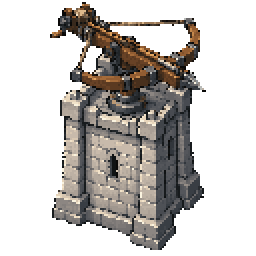
#> input picture archive_assets/towers/ballista/gamelab-20261017/SE_approved_master.png, 128 x 128 px (shown 2 times larger)
$ python prepare.py
#> lines starting #> are read from the running program, lines starting #| are printed output that depends on the picture
#!/usr/bin/env python3
"""Assemble approved Ballista stills; offline Pillow tooling, never game code."""
from pathlib import Path
import hashlib
import json
import math
import zipfile
from PIL import Image, ImageDraw

OUT = Path(__file__).resolve().parent
SOURCE = OUT.parent
ORDER = ["N", "NE", "E", "SE", "S", "SW", "W", "NW"]
CANVAS = (192, 192)
OFFSET = (32, 32)
SWIVEL = (96, 84)
PLANE = (96, 63)
GROUND = (96, 157)
BACKGROUND = (48, 65, 51, 255)
# Measured native stock-axis landmarks. Cardinal views need different projected
# x/y scales: this is perspective normalization, never in-plane rotation.
WORLD_LENGTH = math.hypot(61, 61)
LANDMARKS = {
    "N": {"rear": (64, 83), "tip": (64, 16), "pivot": (64, 58), "scale": (78 / 99, 55 / 67)},
    "NE": {"rear": (29, 77), "tip": (103, 31), "pivot": (65, 56), "scale": (61 / 74, 38 / 46)},
    "E": {"rear": (16, 60), "tip": (116, 59), "pivot": (65, 59), "scale": (WORLD_LENGTH / 100, 48 / 73)},
    "SE": {"rear": (41, 7), "tip": (102, 45), "pivot": (64, 31), "scale": (1, 1)},
    "S": {"rear": (66, 25), "tip": (66, 93), "pivot": (66, 62), "scale": (78 / 94, 55 / 68)},
    "SW": {"rear": (98, 33), "tip": (23, 75), "pivot": (62, 57), "scale": (61 / 75, 38 / 42)},
    "W": {"rear": (106, 59), "tip": (15, 53), "pivot": (59, 56), "scale": (WORLD_LENGTH / 91, 48 / 68)},
    "NW": {"rear": (105, 79), "tip": (26, 22), "pivot": (65, 52), "scale": (61 / 79, 38 / 57)},
}
# Remove only the redundant dangling support in these generated views. The
# unrotating iron post belongs to base.png, so a view cannot move the socket.
SUPPORT_CUTS = {
    "N": (56, 86, 74, 105),
    "NE": (59, 70, 77, 87),
    "SW": (55, 78, 73, 92),
    "NW": (56, 75, 75, 94),
}


def digest(path):
    return hashlib.sha256(path.read_bytes()).hexdigest()


def palette_map(image, palette):
    mapping = {}
    result = image.copy()
    pixels = result.load()
    for y in range(image.height):
        for x in range(image.width):
            rgba = pixels[x, y]
            if not rgba[3]:
                pixels[x, y] = (0, 0, 0, 0)
                continue
            rgb = rgba[:3]
            if rgb not in mapping:
                mapping[rgb] = min(palette, key=lambda p: sum((a - b) ** 2 for a, b in zip(rgb, p)))
            pixels[x, y] = (*mapping[rgb], 255)
    return result


def fixed_base(master):
    # Keep the facade and foundation. Only the roof previously hidden by the
    # crossbow is repaired. The same base bytes are reused in every direction.
    native = Image.new("RGBA", (128, 128))
    draw = ImageDraw.Draw(native)
    ink = (32, 36, 39, 255)
    roof = (150, 142, 135, 255)
    light = (195, 185, 170, 255)
    dark = (91, 92, 95, 255)
    draw.polygon([(34, 49), (61, 41), (91, 48), (76, 60), (35, 55)], fill=ink)
    draw.polygon([(36, 49), (61, 43), (88, 49), (75, 57), (37, 54)], fill=roof)
    draw.line([(38, 49), (61, 44), (83, 49)], fill=light, width=1)
    draw.line([(45, 51), (67, 46), (81, 51)], fill=dark, width=1)
    native.alpha_composite(master.crop((0, 54, 128, 128)), (0, 54))
    for box in [(29, 46, 44, 54), (76, 48, 92, 54)]:
        native.alpha_composite(master.crop(box), box[:2])
    # A single circular lower socket and vertical mounting post, not generated
    # separately for each direction. The weapon joint is twenty pixels above it.
    draw.ellipse((56, 47, 73, 54), fill=ink)
    draw.ellipse((58, 48, 71, 52), fill=dark)
    draw.line([(59, 49), (69, 49)], fill=roof)
    draw.rectangle((61, 35, 67, 49), fill=ink)
    draw.rectangle((62, 36, 66, 48), fill=dark)
    draw.line([(62, 37), (62, 47)], fill=roof)
    draw.ellipse((60, 33, 68, 37), fill=ink)
    draw.line([(62, 34), (66, 34)], fill=roof)
    output = Image.new("RGBA", CANVAS)
    output.alpha_composite(native, OFFSET)
    return output


# [63 lines left out: functions source_se, remove_loose_pixels, draw_review, not called in this run]


def main():
    OUT.mkdir(parents=True, exist_ok=True)
    master = Image.open(SOURCE / "SE_approved_master.png").convert("RGBA")
#> master is the input picture: PIL image 128x128 RGBA; mean R, G, B, A 66.1, 61.2, 56.3, 100.8
    palette = sorted({p[:3] for p in master.getdata() if p[3]})
#> palette = 48 items, first 6: (10, 9, 8), (15, 18, 19), (23, 27, 29), (26, 20, 15), (32, 36, 39), (41, 31, 22)
    base = palette_map(fixed_base(master), palette)
#> in fixed_base, `native = Image.new("RGBA", (128, 128))`: native: PIL image 128x128 RGBA; every value is 0
#> in fixed_base, `native.alpha_composite(master.crop((0, 54, 128, 128)), (0, 54))`:
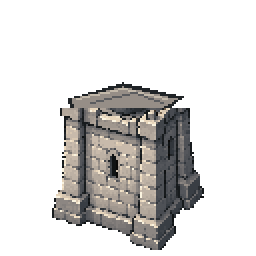
#> native: PIL image 128x128 RGBA (shown 2 times larger); mean R, G, B, A 35, 33.8, 32.5, 71.7; transparent parts drawn white
#> in fixed_base, `output = Image.new("RGBA", CANVAS)`: output: PIL image 192x192 RGBA; every value is 0
#> in fixed_base, `output.alpha_composite(native, OFFSET)`:
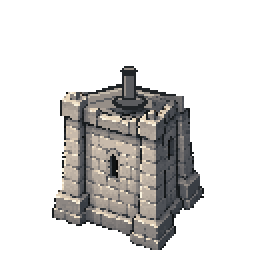
#> native: PIL image 128x128 RGBA (shown 2 times larger); mean R, G, B, A 35.2, 34, 32.8, 73.6; transparent parts drawn white
#> in fixed_base, `output.alpha_composite(native, OFFSET)`:
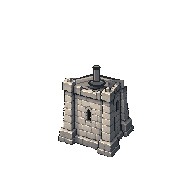
#> output: PIL image 192x192 RGBA; mean R, G, B, A 15.6, 15.1, 14.6, 32.7; transparent parts drawn white
#> after the loop in palette_map, `for y in range(image.height):`: mapping = 32 items
    base.save(OUT / "base.png")
    manifest = {
        "status": "Assembled approved designs; derived roof repair and alignment pending review; not imported",
        "canvas": list(CANVAS), "order": ORDER, "swivel_pixels": list(SWIVEL),
        "weapon_plane_pixels": list(PLANE), "foot_pixels": list(GROUND),
        "source_master": "../SE_approved_master.png", "source_sha256": digest(SOURCE / "SE_approved_master.png"),
        "base": {"file": "base.png", "sha256": digest(OUT / "base.png"),
                 "repair": "Facade/foundation below native y54 retained; occluded roof reconstructed; shared fixed iron socket/post."},
        "pixel_policy": "Nearest-neighbor perspective normalization, binary alpha, nearest master-palette mapping without dithering; never rotate a finished PNG in its image plane.",
        "additional_generation_credits": 0, "views": {},
    }
    frames = {}
    for direction in ORDER:
        source_path = SOURCE / ("SE_approved_master.png" if direction == "SE" else f"{direction}_weapon.png")
#> (the run stopped early here; a loop or call above may not have finished)

$ run again, with archive_assets/towers/ballista/gamelab-20261017/E_cutout.png copied over archive_assets/towers/ballista/gamelab-20261017/SE_approved_master.png
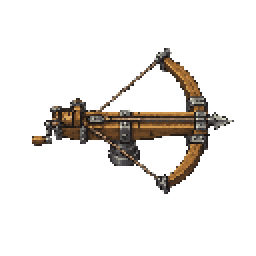
#> input picture archive_assets/towers/ballista/gamelab-20261017/E_cutout.png, 128 x 128 px (shown 2 times larger)
#> in main, master is the input picture: PIL image 128x128 RGBA; mean R, G, B, A 31.7, 24.7, 18.2, 32.2
#> palette = 48 items, first 6: (20, 15, 15), (27, 21, 20), (31, 26, 27), (36, 26, 20), (38, 33, 33), (44, 32, 24)
#> in fixed_base, `native.alpha_composite(master.crop((0, 54, 128, 128)), (0, 54))`:
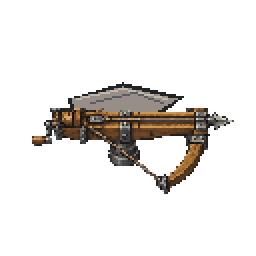
#> native: PIL image 128x128 RGBA (shown 2 times larger); mean R, G, B, A 15.4, 12.7, 10.3, 35.3; transparent parts drawn white
#> in fixed_base, `output.alpha_composite(native, OFFSET)`:
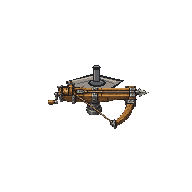
#> output: PIL image 192x192 RGBA; mean R, G, B, A 6.6, 5.5, 4.4, 16.1; transparent parts drawn white
#> after the loop in palette_map, `for y in range(image.height):`: mapping = 124 items
